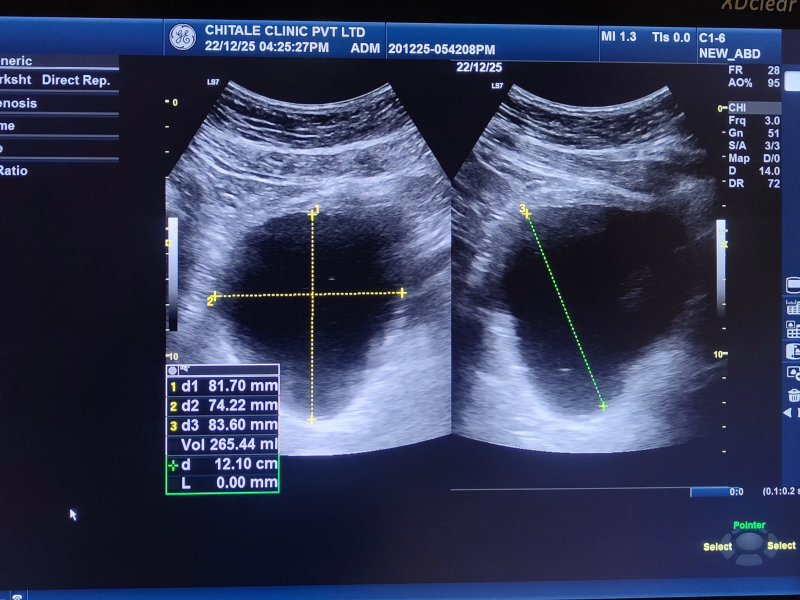
#> input picture img012.jpg, 1600 x 1200 px (shown at 1/2 size)
$ python vertical.py
#> lines starting #> are read from the running program, lines starting #| are printed output that depends on the picture; after the words box and inside, x2 and y2 are one past the last pixel; in counts of white or black regions, pixels touching at a corner belong together
import cv2
import numpy as np
import matplotlib.pyplot as plt
img = cv2.imread("img012.jpg")
#> img is the input picture: shape (1200, 1600, 3); mean B, G, R 88.6, 59.4, 52.6
gray = cv2.cvtColor(img, cv2.COLOR_BGR2GRAY)
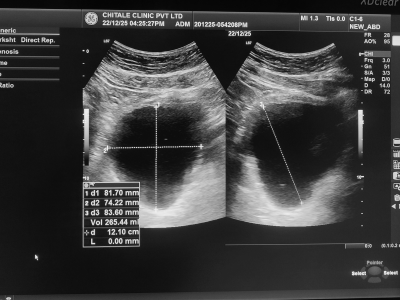
#> gray: shape (1200, 1600) (shown at 1/4 size); min 0, max 253, mean 60.7

edges = cv2.Canny(gray, 50, 150)
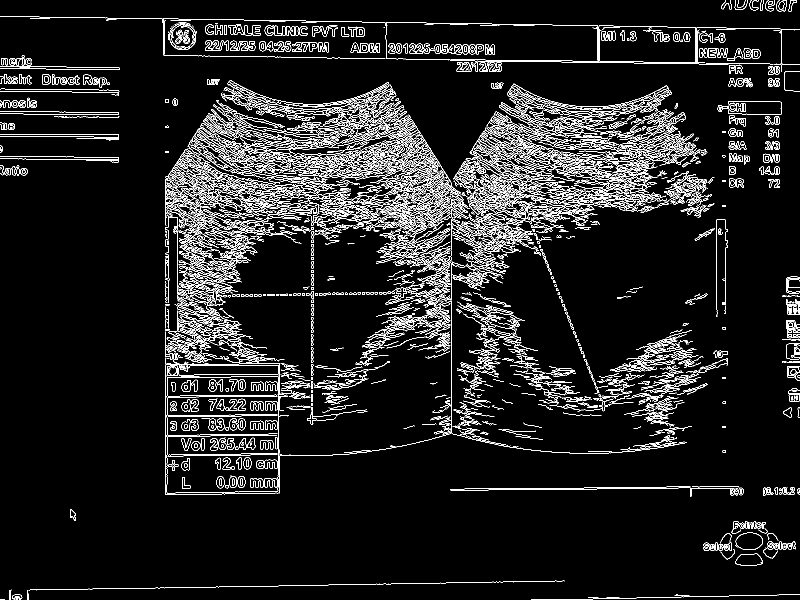
#> edges: shape (1200, 1600) (shown at 1/2 size); 7.9% white in thin lines or dots

kernel = np.ones((5,5), np.uint8)
edges = cv2.dilate(edges, kernel, iterations=2)
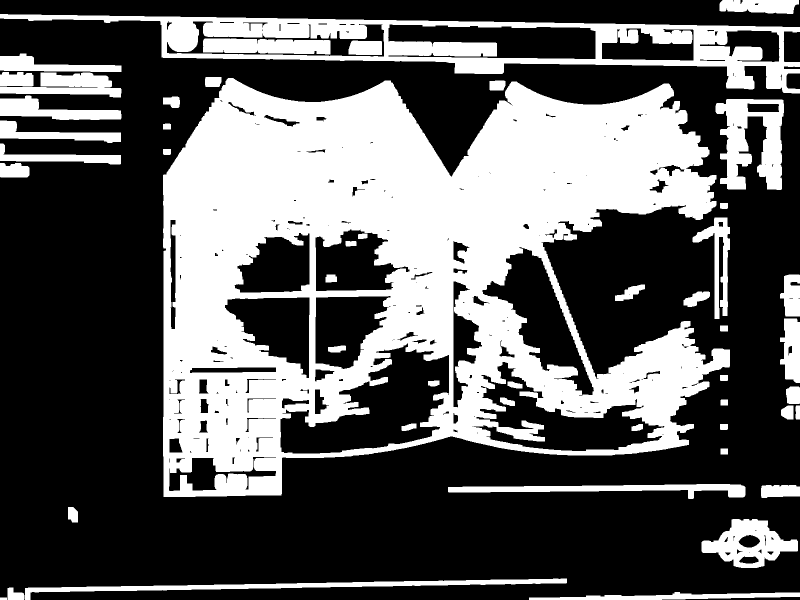
#> edges: shape (1200, 1600) (shown at 1/2 size); 36.2% white; 49 white regions

contours, _ = cv2.findContours(edges, cv2.RETR_EXTERNAL, cv2.CHAIN_APPROX_SIMPLE)
#> contours = 38 contours; largest, box (x1, y1, x2, y2) and area: (326, 156, 1460, 994) 682686, (0, 28, 1600, 187) 110865, (1431, 198, 1568, 380) 15162, (1403, 1038, 1596, 1136) 10893, (50, 1157, 1134, 1200) 9180

h, w = gray.shape
valid = []

for cnt in contours:
    area = cv2.contourArea(cnt)
    x, y, cw, ch = cv2.boundingRect(cnt)

    # filter conditions (IMPORTANT)
    if area > 20000 and ch > h*0.4 and cw > w*0.2:
        valid.append(cnt)
#> this loop made 38 passes
#> (area, x, y, cw, ch) on passes 2, 3, 4, 5, 6, 7, 8, 10: (4096.5, 1058, 1184, 542, 16), (562, 15, 1175, 34, 25), (9179.5, 50, 1157, 1084, 43), (10893, 1403, 1038, 193, 98), (489, 136, 1014, 20, 31), (1701.5, 1522, 970, 78, 26), (6979.5, 896, 968, 595, 30), (163, 1440, 848, 16, 12)
#> after the loop, valid = 1 contour; box (x1, y1, x2, y2) and area: (326, 156, 1460, 994) 682686

# take top 2 biggest
valid = sorted(valid, key=cv2.contourArea, reverse=True)[:2]

mask = np.zeros_like(gray)

for cnt in valid:
    cv2.drawContours(mask, [cnt], -1, 255, -1)
#> this loop made 1 pass
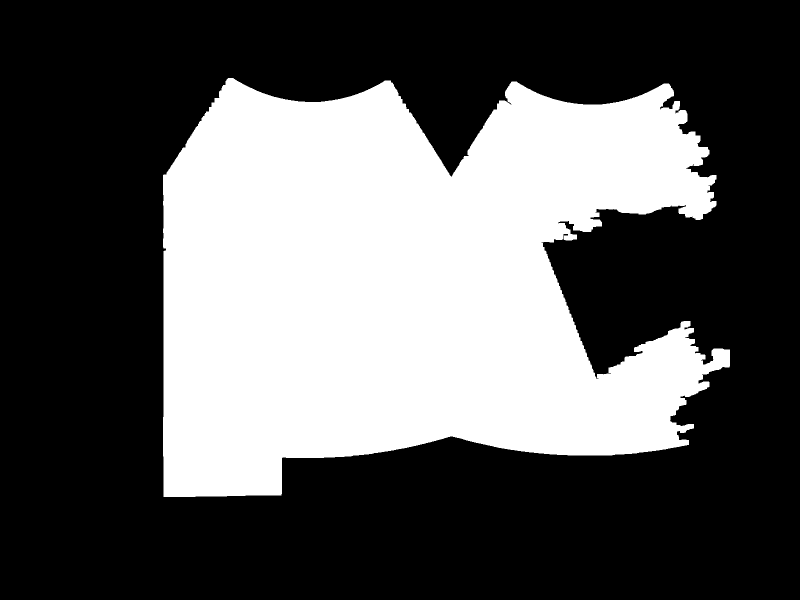
#> mask: shape (1200, 1600) (shown at 1/2 size); 35.7% white; 1 white region, box (x1, y1, x2, y2) and area: (326, 156, 1460, 994) 685540

result = cv2.bitwise_and(img, img, mask=mask)
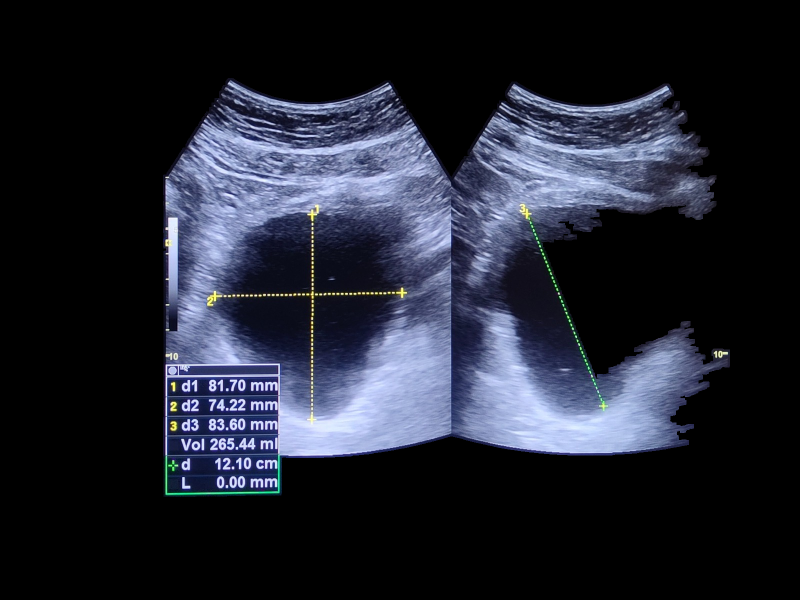
#> result: shape (1200, 1600, 3) (shown at 1/2 size); mean B, G, R 48.6, 36.6, 33.6

plt.imshow(result)
cv2.imshow("Result", result)
cv2.waitKey(0)
cv2.destroyAllWindows()

$ run again, with img01.jpg copied over img012.jpg
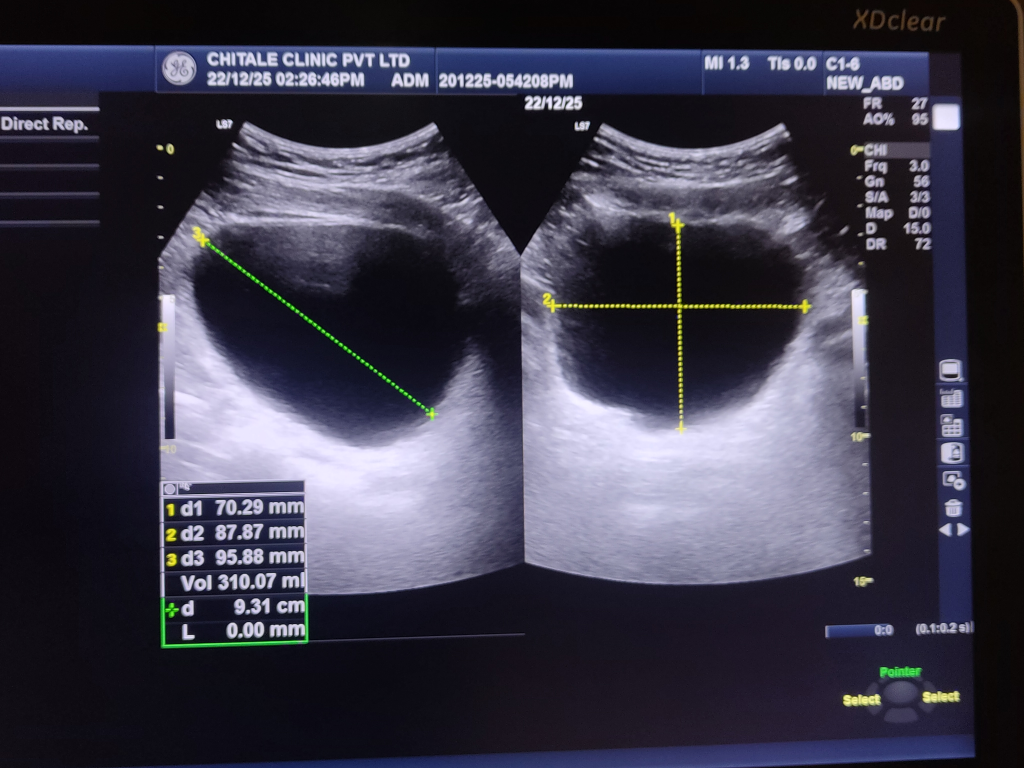
#> input picture img01.jpg, 4096 x 3072 px (shown at 1/4 size)
#> img is the input picture: shape (3072, 4096, 3); mean B, G, R 73.1, 57.8, 59.7
#> `edges = cv2.dilate(edges, kernel, iterations=2)`:
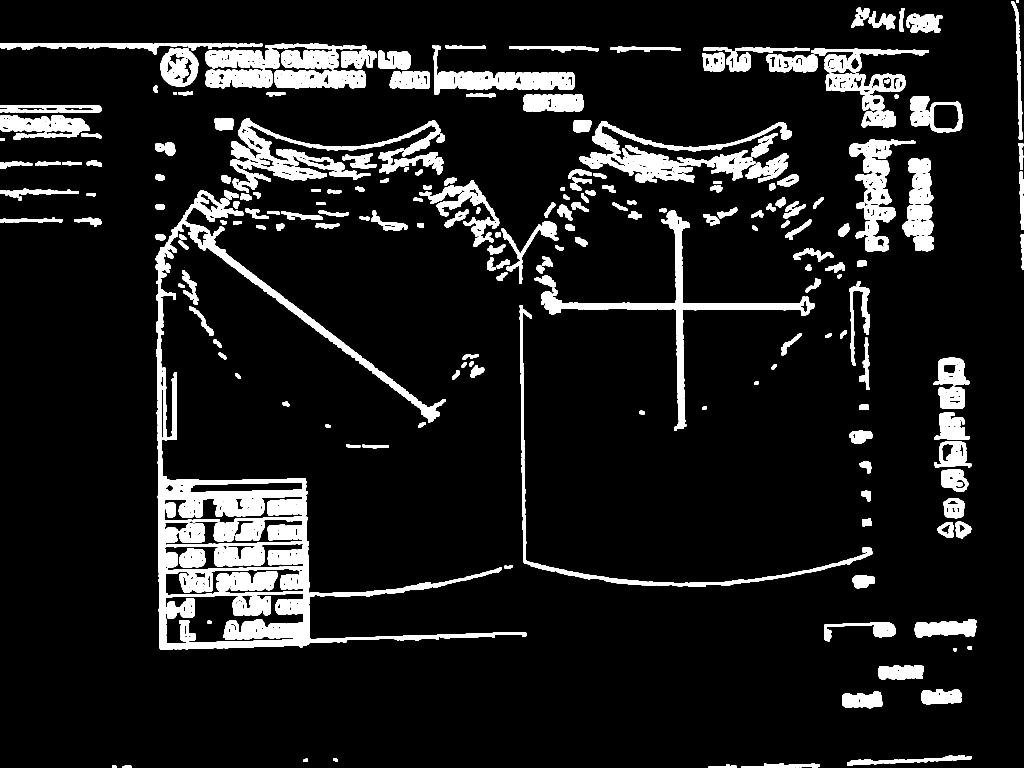
#> edges: shape (3072, 4096) (shown at 1/4 size); 10% white; 248 white regions
#> contours = 236 contours; largest, box (x1, y1, x2, y2) and area: (623, 760, 2105, 2599) 459645, (2318, 484, 3168, 731) 59120, (2165, 842, 3258, 1723) 54458, (921, 474, 1762, 771) 54228, (1728, 181, 2298, 379) 37480
#> the loop `for cnt in contours:` made 236 passes
#> (area, x, y, cw, ch) on passes 1 to 3: (143.5, 448, 3062, 17, 10), (303.5, 491, 3060, 35, 12), (816.5, 2835, 3057, 110, 15)
#> after the loop `for cnt in contours:`: valid = 1 contour; box (x1, y1, x2, y2) and area: (623, 760, 2105, 2599) 459645
#> the loop `for cnt in valid:` made 1 pass
#> `result = cv2.bitwise_and(img, img, mask=mask)`:
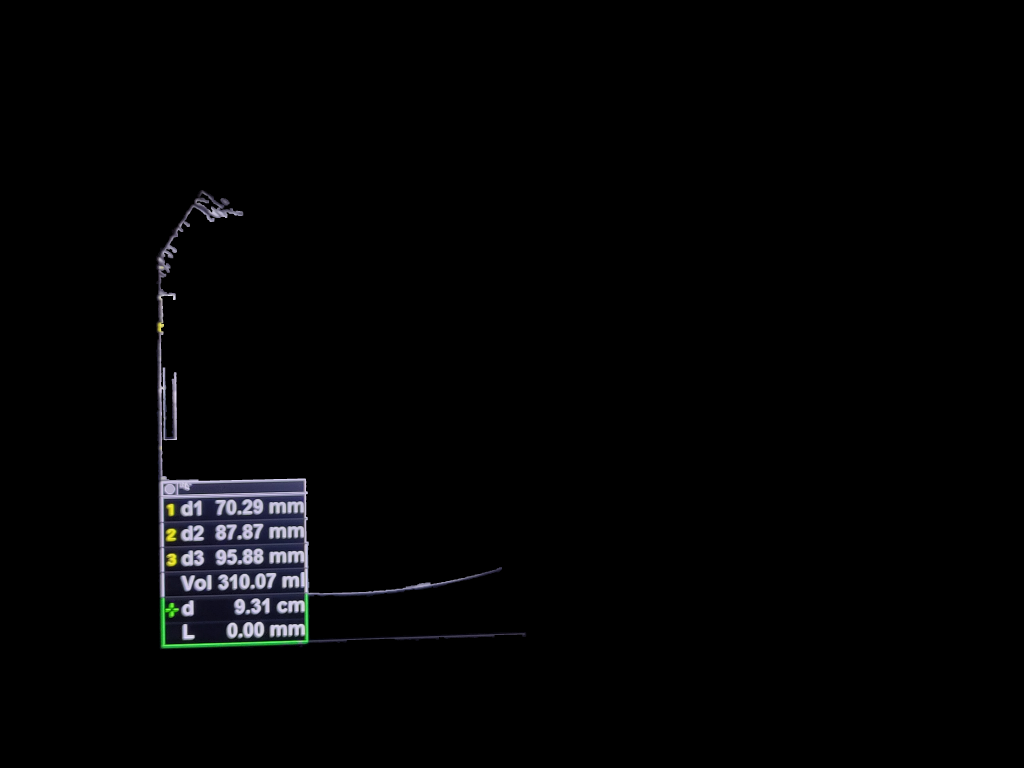
#> result: shape (3072, 4096, 3) (shown at 1/4 size); mean B, G, R 3.8, 3.3, 3.2

$ run again, with img010.jpg copied over img012.jpg
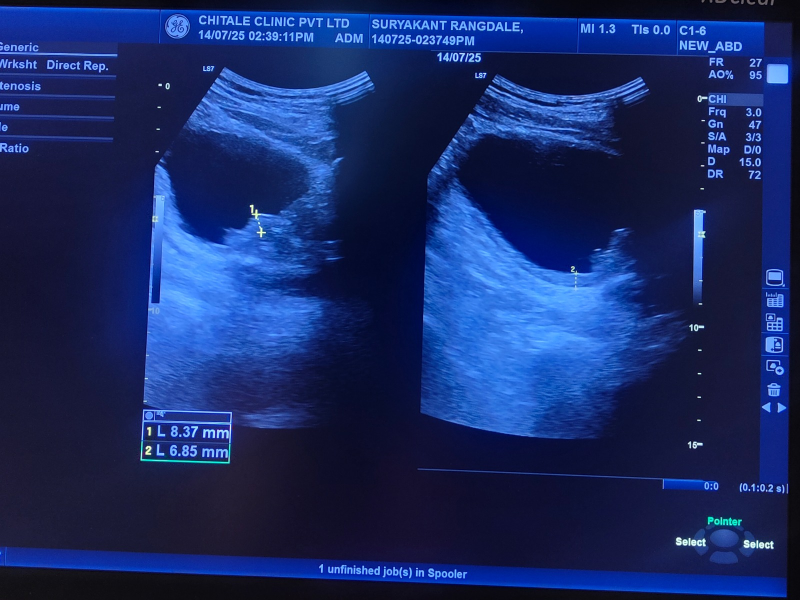
#> input picture img010.jpg, 1600 x 1200 px (shown at 1/2 size)
#> img is the input picture: shape (1200, 1600, 3); mean B, G, R 102, 43.1, 24.1
#> `edges = cv2.dilate(edges, kernel, iterations=2)`:
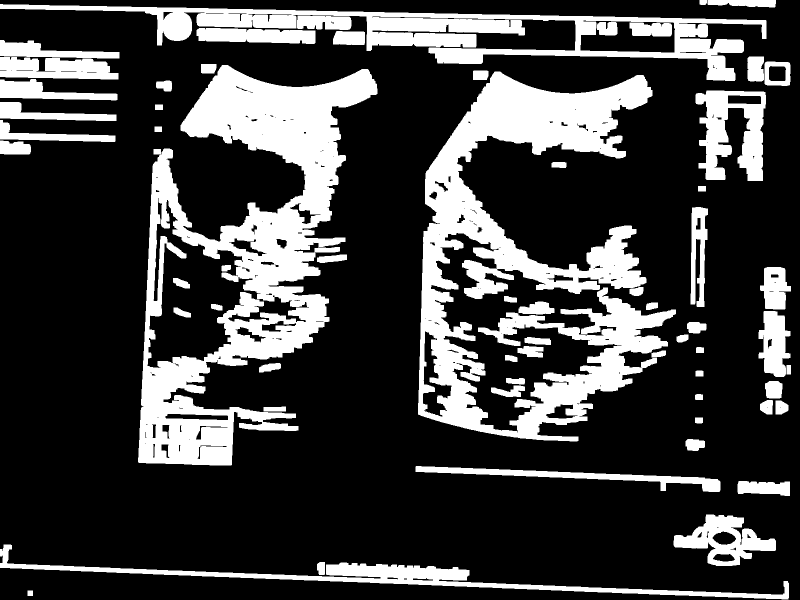
#> edges: shape (1200, 1600) (shown at 1/2 size); 24.8% white; 63 white regions
#> contours = 57 contours; largest, box (x1, y1, x2, y2) and area: (276, 130, 755, 931) 185543, (836, 143, 1352, 883) 144813, (0, 8, 1533, 162) 62825, (0, 1089, 1578, 1199) 20869, (1391, 181, 1532, 362) 15439
#> the loop `for cnt in contours:` made 57 passes
#> (area, x, y, cw, ch) on passes 2 to 9: (336.5, 634, 1124, 16, 26), (20869, 0, 1089, 1578, 110), (10742.5, 1347, 1029, 205, 103), (2388, 1475, 962, 105, 30), (7342, 831, 932, 610, 52), (704, 1371, 878, 39, 24), (161, 1390, 835, 16, 12), (360.5, 527, 813, 45, 10)
#> after the loop `for cnt in contours:`: valid = 2 contours; box (x1, y1, x2, y2) and area: (276, 130, 755, 931) 185543, (836, 143, 1352, 883) 144813
#> the loop `for cnt in valid:` made 2 passes
#> `result = cv2.bitwise_and(img, img, mask=mask)`:
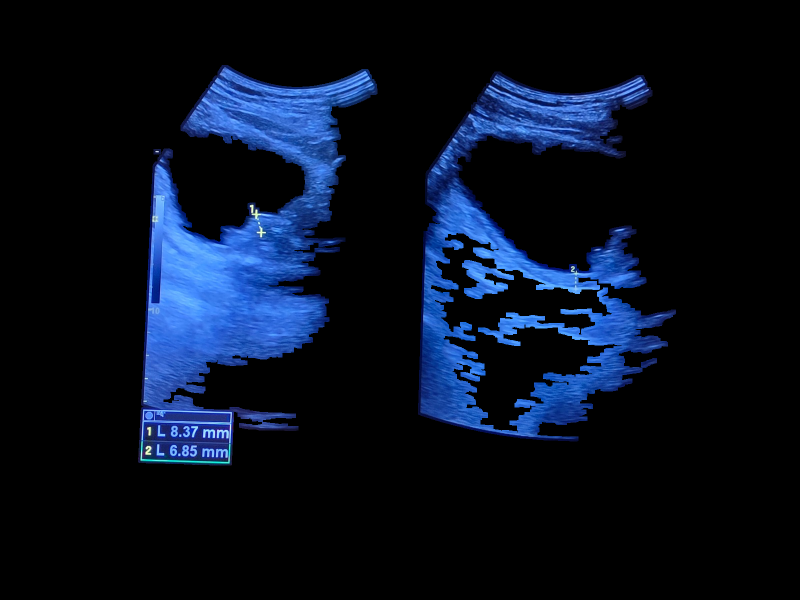
#> result: shape (1200, 1600, 3) (shown at 1/2 size); mean B, G, R 32.1, 15.9, 7.4
